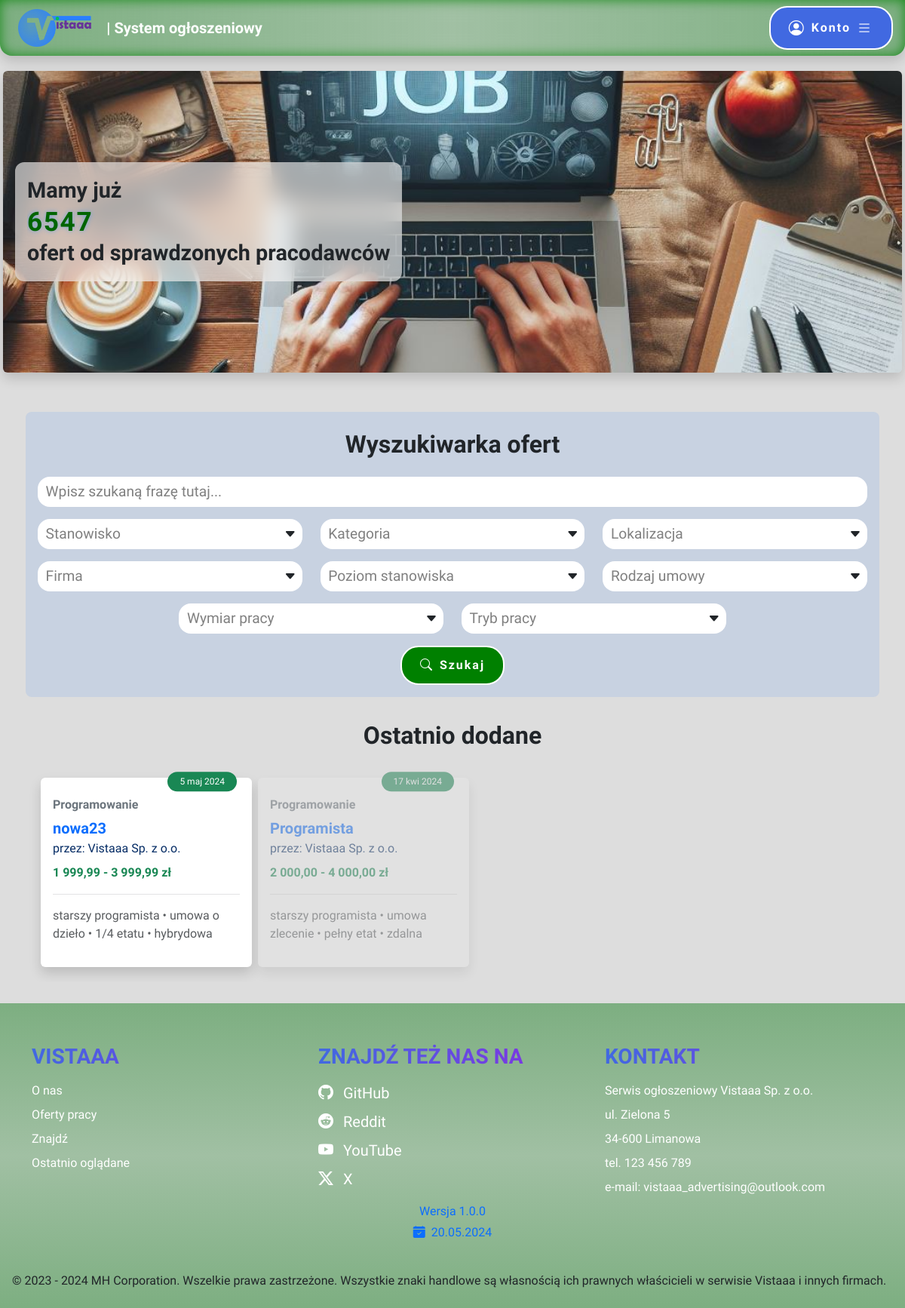
The page / on the database its author committed.
### tables this page shows
CREATE TABLE `advertisement` (
  `advertisement_id` int(10) UNSIGNED NOT NULL,
  `title` varchar(100) NOT NULL,
  `company_id` int(10) UNSIGNED NOT NULL,
  `position_name` varchar(50) NOT NULL,
  `position_level` varchar(50) NOT NULL,
  `contract_type` enum('Umowa o pracę','Umowa zlecenie','Umowa o dzieło') NOT NULL,
  `employment_type` enum('Pełny etat','Pół etatu','1/4 etatu','3/4 etatu','Staż','Praktyki','Wolontariat') NOT NULL,
  `work_type` enum('Zdalna','Stacjonarna','Hybrydowa') NOT NULL,
  `salary_lowest` decimal(8,2) DEFAULT NULL,
  `salary_highest` decimal(8,2) NOT NULL,
  `work_days` varchar(50) NOT NULL,
  `date_added` datetime NOT NULL,
  `date_expiration` datetime NOT NULL,
  `responsibilities` text NOT NULL,
  `requirements` text NOT NULL,
  `offer` text NOT NULL
);

CREATE TABLE `company` (
  `company_id` int(10) UNSIGNED NOT NULL,
  `email` varchar(254) NOT NULL,
  `password` varchar(244) NOT NULL,
  `name` varchar(100) NOT NULL,
  `description` text DEFAULT NULL,
  `street` varchar(100) DEFAULT NULL,
  `number` varchar(10) DEFAULT NULL,
  `city` varchar(50) DEFAULT NULL,
  `postcode` varchar(10) DEFAULT NULL
);

### index.php (the view, shortened to what this page needs)
<!DOCTYPE html>
<html lang="pl">
<head>
    <link href="https://cdn.jsdelivr.net/npm/bootstrap@5.3.3/dist/css/bootstrap.min.css" rel="stylesheet">
    <link rel="stylesheet" href="https://cdn.jsdelivr.net/npm/bootstrap-icons@1.11.3/font/bootstrap-icons.min.css">
    <link rel="stylesheet" href="style.css">
</head>
<body id="mainpageBody">
	<?php
		include "header.php";
		require "connect.php";
		$connect = new mysqli($host, $db_user, $db_password, $db_name);
		$connect->set_charset('utf8mb4');
	?>
	<main>
		<article id="banner" class="rounded m-1 shadow">
			<section class="p-3 m-3 fw-bold">
				<div>
					Mamy już
					<div id="counter"></div>
					ofert od sprawdzonych pracodawców
				</div>
			</section>
		</article>
		<article class="container-md d-flex flex-column mt-5 p-1" style="gap: 1.5rem;">
			<section class="p-3 rounded-3 bg-primary bg-opacity-10" id="offerSearch">
				<h2 class="text-center py-2">Wyszukiwarka ofert</h2>
				<form action="offers.php" method="GET">
					<div class="position-relative formInput mt-3">
                        <input type="search" id="search" name="search" minlength="3" maxlength="100" placeholder="Wpisz szukaną frazę tutaj..." class="rounded-4 border-0 w-100 py-2 px-3">
                         <label for="search" class="position-absolute">Wpisz szukaną frazę tutaj...</label>
                    </div>
					<div class="row justify-content-center" id="searchCheckboxes">
						<div class="col-12 col-md-6 col-lg-4">
							<div class="position-relative formInput mt-3">
                        		<input type="text" id="position_search" form="nosubmit" placeholder="" class="rounded-4 border-0 w-100 py-2 px-3 pe-4" readonly>
                         		<label for="position_search" class="position-absolute">Stanowisko</label>
                    		</div>
						</div>
						<div class="col-12 col-md-6 col-lg-4">
							<div class="position-relative formInput mt-3">
                        		<input type="text" id="category_search" form="nosubmit" placeholder="" class="rounded-4 border-0 w-100 py-2 px-3 pe-4" readonly>
                         		<label for="category_search" class="position-absolute">Kategoria</label>
                    		</div>
						</div>
						<div class="col-12 col-md-6 col-lg-4">
							<div class="position-relative formInput mt-3">
                        		<input type="text" id="location_search" form="nosubmit" placeholder="" class="rounded-4 border-0 w-100 py-2 px-3 pe-4" readonly>
                         		<label for="location_search" class="position-absolute">Lokalizacja</label>
                    		</div>
						</div>
						<div class="col-12 col-md-6 col-lg-4">
							<div class="position-relative formInput mt-3">
                        		<input type="text" id="company_search" form="nosubmit" placeholder="" class="rounded-4 border-0 w-100 py-2 px-3 pe-4" readonly>
                         		<label for="company_search" class="position-absolute">Firma</label>
                    		</div>
						</div>
						<div class="col-12 col-md-6 col-lg-4">
							<div class="position-relative formInput mt-3">
                        		<input type="text" id="position_level_search" form="nosubmit" placeholder="" class="rounded-4 border-0 w-100 py-2 px-3 pe-4" readonly>
                         		<label for="position_level_search" class="position-absolute">Poziom stanowiska</label>
                    		</div>
						</div>
						<div class="col-12 col-md-6 col-lg-4">
							<div class="position-relative formInput mt-3">
                        		<input type="text" id="contract_type_search" form="nosubmit" placeholder="" class="rounded-4 border-0 w-100 py-2 px-3 pe-4" readonly>
                         		<label for="contract_type_search" class="position-absolute">Rodzaj umowy</label>
                    		</div>
						</div>
						<div class="col-12 col-md-6 col-lg-4">
							<div class="position-relative formInput mt-3">
                        		<input type="text" id="employment_type_search" form="nosubmit" placeholder="" class="rounded-4 border-0 w-100 py-2 px-3 pe-4" readonly>
                         		<label for="employment_search" class="position-absolute">Wymiar pracy</label>
                    		</div>
						</div>
						<div class="col-12 col-md-6 col-lg-4">
							<div class="position-relative formInput mt-3">
                        		<input type="text" id="work_type_search" form="nosubmit" placeholder="" class="rounded-4 border-0 w-100 py-2 px-3 pe-4" readonly>
                         		<label for="work_type_search" class="position-absolute">Tryb pracy</label>
                    		</div>
						</div>
					</div>
					<div class="row text-center mt-3">
							<button type="submit" class="w-75 successButton w-auto mx-auto text-decoration-none" href="#"><i class="bi bi-search me-2"></i>Szukaj</button>
					</div>
				</form>
			</section>
			<section id="recentlyViewedOffers">
				<?php
					$months = array("stycznia", "lutego", "marca", "kwietnia", "maja", "czerwca", "lipca", "sierpnia", "września", "października", "listopada", "grudnia");
					if(isset($_COOKIE["vistaaaRecentlyViewedOffers"]) && !empty($_COOKIE["vistaaaRecentlyViewedOffers"]))
					{
						$heading = "oglądane";
						$recentlyViewed = json_decode($_COOKIE["vistaaaRecentlyViewedOffers"]);
					}
					else
					{
						$heading = "dodane";
						$recentOffers = $connect->execute_query("SELECT advertisement_id FROM advertisement ORDER BY date_added DESC LIMIT 10");
						$recentlyViewed = array();
						while($row = $recentOffers->fetch_assoc())
							array_push($recentlyViewed, $row["advertisement_id"]);
					}
					echo "<h2 class='text-center py-2'>Ostatnio $heading</h2>";
					echo "<div class='d-flex overflow-y-auto'>";
					foreach($recentlyViewed as $id)
					{
						$offerResult = $connect->execute_query("SELECT *, IF(date_expiration >= NOW(), 1, 0) AS available FROM advertisement INNER JOIN company USING(company_id) WHERE advertisement_id = ?", [$id]);
						if($offerResult->num_rows > 0)
						{
							while($row = $offerResult->fetch_assoc())
							{
								echo "<div class='flex-shrink-0'>";
								echo "<a data-offer='".$row["advertisement_id"]."' class='d-block w-100 text-decoration-none bg-white shadow rounded position-relative p-3 pt-4 position-relative jobOffer ".($row["available"] == 0 ? " jobOfferDisabled" : "")."' href='offerdetails.php?id=".$row["advertisement_id"]."'>";
								$date_added = new DateTime($row["date_added"]);
								echo "<div class='position-absolute bg-success text-white rounded-pill py-1 px-3 top-0'>".$date_added->format("j")." ".mb_substr($months[(int)($date_added->format("n")) - 1], 0, 3)." ".$date_added->format("Y")."</div>";
								$categoryResult = $connect->execute_query('SELECT name FROM advertisement_category INNER JOIN category USING(category_id) WHERE advertisement_id = ?', [$row["advertisement_id"]]);
								$categoryArray = array();
								while($categoryRow = $categoryResult->fetch_assoc())
									array_push($categoryArray, $categoryRow["name"]);
								echo "<p class='text-secondary fw-bold fs-6 mb-1 me-4'>".implode(", ", $categoryArray)."</p>";
								echo "<p class='text-primary fw-bold fs-5 mb-0'>{$row["title"]}</p>";
								echo "<p class='text-primary-emphasis mb-2'>przez: ".$row["name"]."</p>";
								echo "<p class='text-success fw-bold'>".(is_null($row["salary_lowest"]) ? number_format($row["salary_highest"], 2, ",", " ") : number_format($row["salary_lowest"], 2, ",", " ")." - ".number_format($row["salary_highest"], 2, ",", " "))." zł</p>";
								echo "<hr class='text-body-tertiary'>";
								echo "<p class='text-body-secondary'>".mb_strtolower($row["position_level"])." &#x2022; ".mb_strtolower($row["contract_type"])." &#x2022; ".strtolower($row["employment_type"])." &#x2022; ".mb_strtolower($row["work_type"])."</p>";
								echo "</a>";
								echo "</div>";
							}
						}
					}
					echo "</div>";
				?>
			</section>
		</article>
	</main>
	<?php
		include "footer.php";
	?>
</body>
</html>

### style.css (style rules this page uses)
html, body { scrollbar-width: thin; scrollbar-color: var(--bs-primary) lightgray; font-family: Itim, cursive; }
.jobOffer > *:first-child { font-size: .75rem; font-family: Itim, cursive; transform: translateY(-30%); right: 1.25rem }
.jobOffer { font-family: 'Signika Negative', sans-serif; transition: .3s ease-in-out; }
.jobOfferDisabled { opacity: .5; filter: brightness(.9); }
.formInput > label { font-size: 0.8rem; top: -10px; left: 10px; padding-left: 5px; padding-right: 5px; z-index: 10; border-radius: 3px; background-color: white; transition: all 150ms ease-in-out; color: white; text-transform: uppercase; font-weight: bold; background-color: rgb(101 163 106); font-family: 'Signika Negative', sans-serif; }
#recentlyViewedOffers > div { gap: .5rem; padding: 1.25rem; }
#recentlyViewedOffers > div > div { width: 280px; }
.formInput > :is(input, textarea):placeholder-shown:not(:focus) ~ label { font-size: 1.2rem; top: 50%; transform: translateY(-50%); left: .35rem; pointer-events: none; text-transform: none; font-weight: normal; background-color: white; color: gray; }
body { padding-right: 0 !important; }
:is(h1, h2, h3, h4, h5, h6) { font-family: 'Signika Negative', sans-serif; font-weight: bold; }
body { min-height: 100vh; background-color: #DDD; display: flex; flex-direction: column; }
main { flex: 1; margin-top: 1rem; }
#banner { min-height: 400px; background-image: url(finding_job.jpg); background-position: center; background-size: cover; display: flex; align-items: center; font-family: 'Signika Negative', sans-serif; }
#banner section { background-color: rgb(255 255 255 / .6); border-radius: .75rem; backdrop-filter: blur(15px); max-width: 80%; width: fit-content; font-size: 1.8rem; }
#counter { display: flex; gap: .1rem; height: 2.5rem; overflow: hidden; }
.commonButton, .successButton, .dangerButton { border: 2px solid; font-weight: bold; border-radius: 1.5rem; letter-spacing: 2px; margin: 0 .25rem; padding: .75rem 1.5rem; font-family: 'Signika Negative', sans-serif; transition: .3s ease-in-out; color: white; }
.successButton { background-color: green; }
#searchCheckboxes input { cursor: pointer; transition: .5s ease-in-out; text-overflow: ellipsis; }
#searchCheckboxes > div > div::after { font-family: 'Bootstrap-icons'; content: '\F229'; position: absolute; right: .5rem; top: 0; height: 100%; display: flex; align-items: center; pointer-events: none; }

### rows shown on the page
advertisement: date_added "5", date_added "maj", date_added "2024", categoryArray "Programowanie", title "nowa23", company.name "Vistaaa Sp. z o.o.", salary_lowest "1 999,99", salary_highest "3 999,99", position_level "starszy programista", contract_type "umowa o dzieło", employment_type "1/4 etatu", work_type "hybrydowa"
advertisement: date_added "17", date_added "kwi", date_added "2024", categoryArray "Programowanie", title "Programista", company.name "Vistaaa Sp. z o.o.", salary_lowest "2 000,00", salary_highest "4 000,00", position_level "starszy programista", contract_type "umowa zlecenie", employment_type "pełny etat", work_type "zdalna"

### other values the page prints
$pageName "System ogłoszeniowy"
$heading "dodane"
$version['major'] "1"
$version['minor'] "0"
$version['patch'] "0"
$version["releaseDate"]->format("d.m.Y") "20.05.2024"
$version["releaseDate"]->format("Y") "2024"
